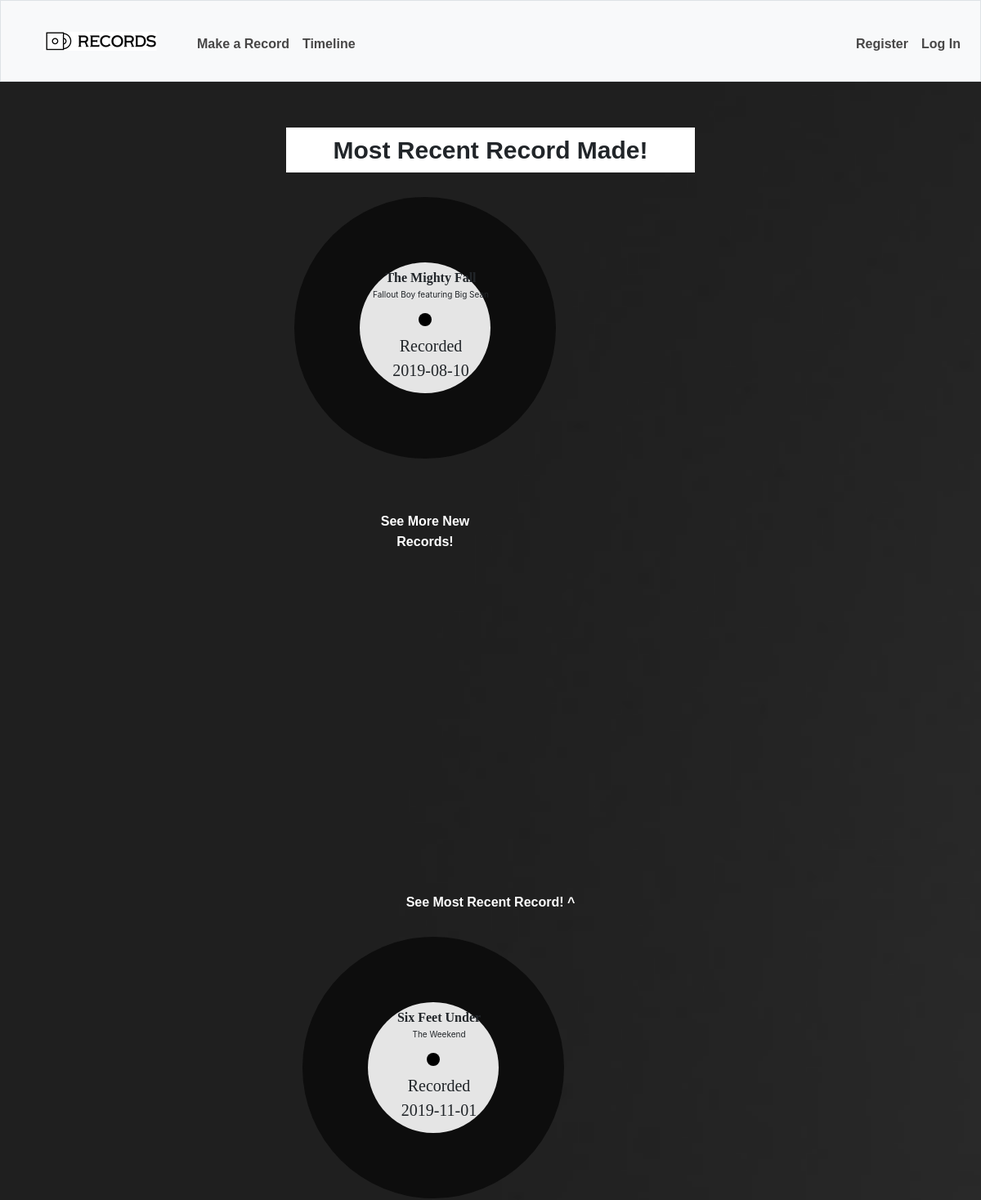
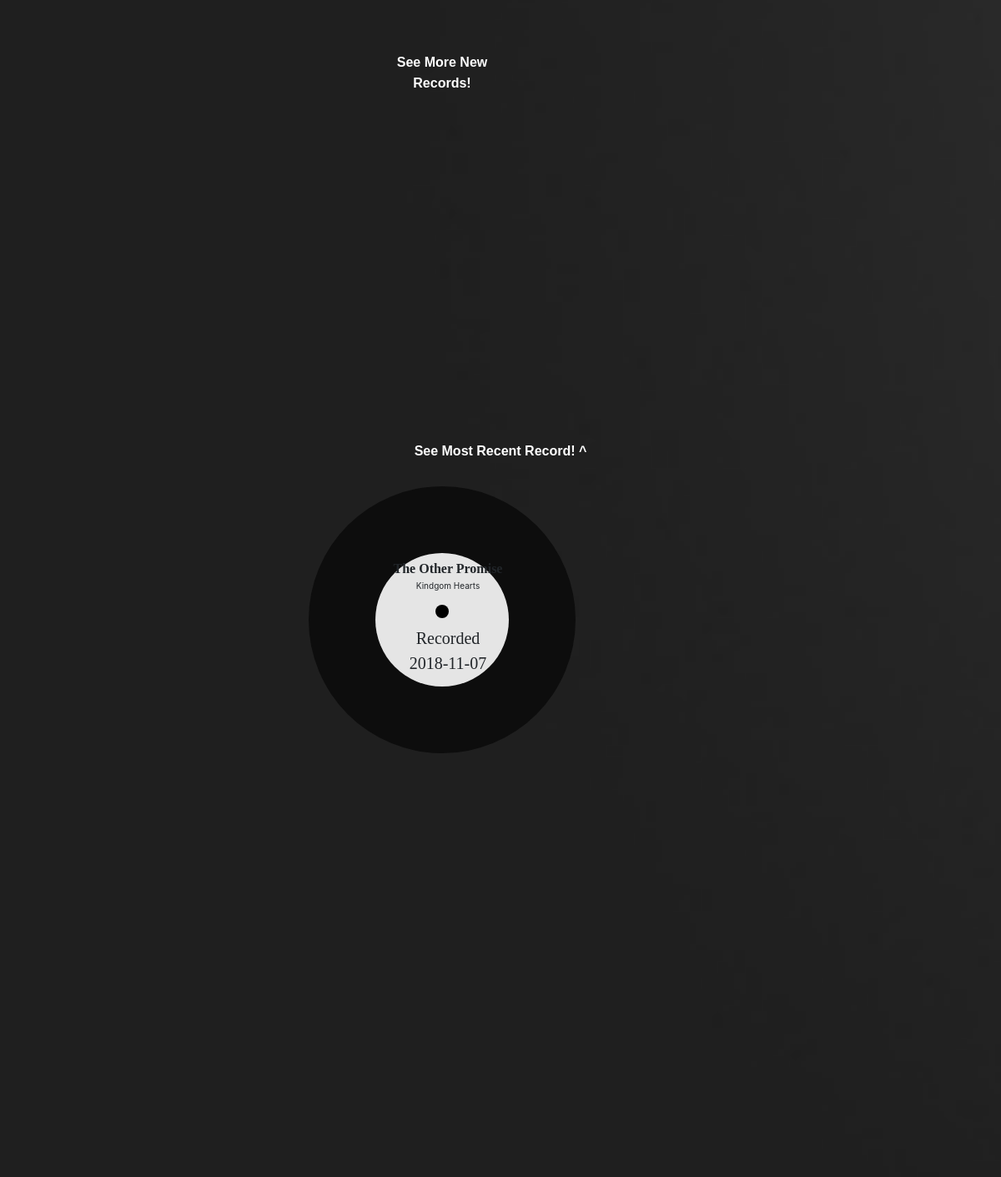
The page / on the database its author committed (2 pictures, top to bottom).
### tables this page shows
CREATE TABLE 'records' ('id' integer PRIMARY KEY NOT NULL, 'user_id' integer, 'song' text, 'artist' , 'memory' , 'date' date NOT NULL DEFAULT CURRENT_DATE, picture BLOB);

### application.py (the view)
@app.route("/")
def index():
    top = db.execute("SELECT * FROM records ORDER BY id DESC LIMIT 1")
    second = db.execute("SELECT * FROM records ORDER BY id DESC LIMIT 1, 1")
    third = db.execute("SELECT * FROM records ORDER BY id DESC LIMIT 2, 1")
    return render_template("index.html", top = top, second = second, third = third)

### application.py (called while the page is built)
@app.after_request
def after_request(response):
    response.headers["Cache-Control"] = "no-cache, no-store, must-revalidate"
    response.headers["Expires"] = 0
    response.headers["Pragma"] = "no-cache"
    return response

### templates/index.html (shortened to what this page needs)
{% extends "layout.html" %}
{% block main %}
<div class="all">
<div id="shared">
      Most Recent Record Made!
</div>
{% for row in top %}
<div class="home">
    <div class="home-item">
    <div id="container">
     <div id="circle">
        <div id="small-circle">
        <div id="smaller-circle">
        <div id="text">
        <p class="home-content-date" style="font-family: Gill Sans; font-weight: bold; font-size: text-size-adjust: auto; margin-bottom: 1px;">{{ row['song'] }} </p>
        <p style="font-size: 10px; top:15px;"> {{ row['artist'] }} </p>
        <br>
        <p style="font-size:20px; font-family: Gill Sans;">Recorded <br>{{ row['date'] }}</p>
        </div>
        </div>
        <p>
            <br>
            <br>
            <br>
            <br>
            <br>
            <br>
            <br>
            <br>
            <br>
        <a href="#section2">See More New Records!</a>
        </p>
        </div>
        </div>
        </div>
        </div>
{% endfor %}
{% for row in second %}
  <a href="#section1">See Most Recent Record! ^</a>
<div class="home">
    <div class="home-item">
  <div id="container" style="margin: 0px; padding: 0px;">
     <div id="circle">
        <div id="small-circle">
        <div id="smaller-circle">
        <div id="text">
        <p class="home-content-date" style="font-family: Gill Sans; font-weight: bold; font-size: text-size-adjust: 20%; margin-bottom: 1px;">{{ row['song'] }} </p>
        <p style="font-size: 10px; top:15px;"> {{ row['artist'] }} </p>
        <br>
        <p style="font-size:20px; font-family: Gill Sans;">Recorded <br>{{ row['date'] }}</p>
        </div>
        </div>
            <p>
            <br>
            <br>
            <br>
            <br>
            <br>
            <br>
            <br>
            <br>
            <br>
        <a href="#section3">See More New Records!</a>
        </div>
     </div>
  </div>
  </div>
</div>
{% endfor %}
{% for row in third %}
  <a href="#section1">See Most Recent Record! ^</a>
<div class="home">
    <div class="home-item">
  <div id="container">
     <div id="circle">
        <div id="small-circle">
        <div id="smaller-circle">
        <div id="text">
        <p class="home-content-date" style="font-family: Gill Sans; font-weight: bold; font-size: text-size-adjust: 20%; margin-bottom: 1px;">{{ row['song'] }} </p>
        <p style="font-size: 10px; top:15px;"> {{ row['artist'] }} </p>
        <br>
        <p style="font-size:20px; font-family: Gill Sans;">Recorded <br>{{ row['date'] }}</p>
           </div>
        </div>
     </div>
  </div>
  </div>
</div>
</div>
</div>
{% endfor %}
    </main>
{% endblock %}

### templates/layout.html (shortened to what this page needs)
<!DOCTYPE html>
<html lang="en">
    <head>
        <link href="https://maxcdn.bootstrapcdn.com/bootstrap/4.1.3/css/bootstrap.min.css" rel="stylesheet">
        <link href="/static/styles.css" rel="stylesheet">
    </head>
    <body>
        <nav class="navbar navbar-expand-md navbar-light bg-light border" style="color: #5c5c5c;">
            <a href="/"><img src="/static/com.png" id="logo"/></a>
            <div class="collapse navbar-collapse" id="navbar" style="color: #5c5c5c;">
                {% if session.user_id %}
                    <ul class="navbar-nav mr-auto mt-2">
                        <li class="nav-item"><a class="nav-link" href="/create" style="color: #474646; font-family: Gill sans, sans-serif; font-weight: bold">Make a Record</a></li>
                        <li class="nav-item"><a class="nav-link" href="/timeline" style="color: #474646; font-family: Gill sans, sans-serif; font-weight: bold">Timeline</a></li>
                    </ul>
                    <ul class="navbar-nav ml-auto mt-2">
                        <li class="nav-item"><a class="nav-link" href="/logout" style="color: #474646; font-family: Gill sans, sans-serif; font-weight: normal">Log Out</a></li>
                    </ul>
                {% else %}
                    <ul class="navbar-nav mr-auto mt-2">
                        <li class="nav-item"><a class="nav-link" href="/login" style="color: #474646; font-family: Gill sans, sans-serif; font-weight: bold">Make a Record</a></li>
                        <li class="nav-item"><a class="nav-link" href="/login" style="color: #474646; font-family: Gill sans, sans-serif; font-weight: bold">Timeline</a></li>
                    </ul>
                    <ul class="navbar-nav ml-auto mt-2">
                        <li class="nav-item"><a class="nav-link" href="/register" style="color: #474646; font-family: Gill sans, sans-serif; font-weight: bold">Register</a></li>
                        <li class="nav-item"><a class="nav-link" href="/login" style="color: #474646; font-family: Gill sans, sans-serif; font-weight: bold">Log In</a></li>
                    </ul>
                {% endif %}
            </div>
        </nav>
        <main class="container p-5">
            {% block main %}{% endblock %}
    </body>
</html>

### static/styles.css (style rules this page uses)
html { scroll-behavior: smooth; }
body { background: url("background.png"); height: 100%; margin:0px; background-size: cover; background-attachment: fixed; }
main { overflow-x: auto; text-align: center; }
.home .home-item::after, .home .home-item::before { clear: both; content: ''; display: block; width: 100%; }
.home { margin: 30px auto; padding: 0 10px; position: relative; transition: all 0.25s ease-in; width: 100%; }
.home a { color: #fefefe; font-family: "Gill Sans", sans-serif; font-weight: bold; transition: all 0.25s ease-in; }
.home .home-item { margin-bottom: 50px; position: relative; }
#shared { padding: 5px; font-family: "Gill Sans", sans-serif; font-size: 30px; text-align: center center; border: 7px; border-color: black; background-color: white; font-weight: bold; }
#container { position: relative; width: 100vh; height: 100vh; }
#circle { position: absolute; width: 40%; height: 40%; background-color: #0d0d0d; border-radius: 50%; border-color: black; }
#small-circle { margin-top: 25%; margin-left: 25%; position: absolute; width: 50%; height: 50%; background-color: #e5e5e5; border-radius: 50%; }
#smaller-circle { margin-top: 45%; margin-left: 45%; position: relative; width: 10%; height: 10%; background-color: black; border-radius: 50%; top: -10px; }
#text { border: white; -webkit-border-radius: 10px; padding: 20px; height: 200px; width: 200px; overflow: hidden; position: relative; top: -75px; right: 85px; }
.all { max-width: 500px; margin: auto; }

### rows shown on the page
records: song "The Mighty Fall", artist "Fallout Boy featuring Big Sean", date "2019-08-10"
records: song "Six Feet Under", artist "The Weekend", date "2019-11-01"
records: song "The Other Promise", artist "Kindgom Hearts", date "2018-11-07"
